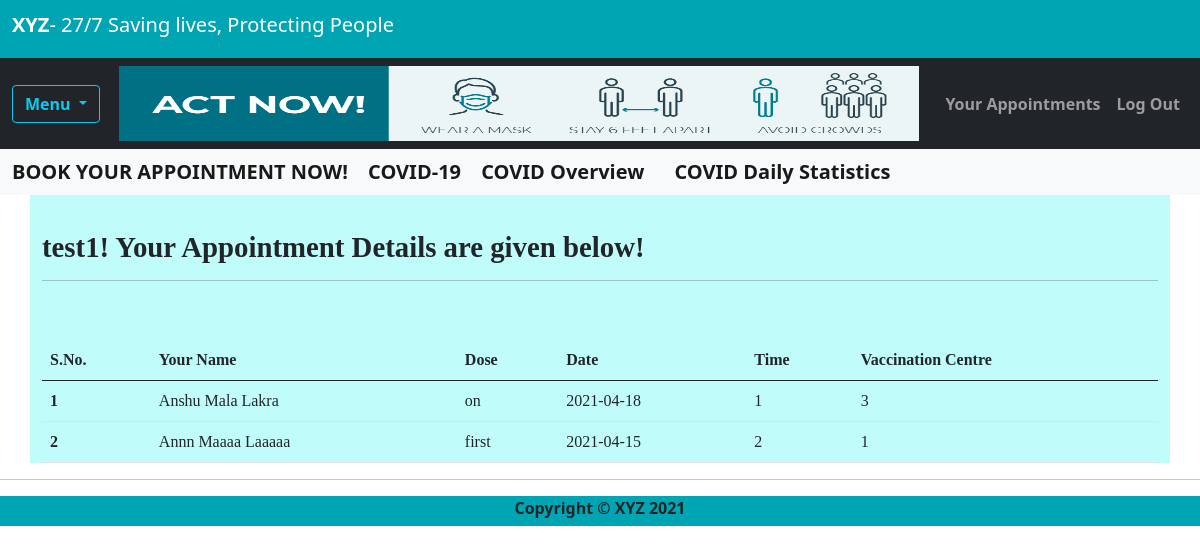
The app's page /booking (signed in) with its own data.
### route.py (models this page shows, shortened)
class User(db.Model, UserMixin):
    id = db.Column(db.Integer, primary_key=True)
    username = db.Column(db.String(20), unique=True, nullable=False)
    email = db.Column(db.String(120), unique=True, nullable=False)
    password = db.Column(db.String(60), nullable=False)

class Appointment(db.Model, UserMixin):
    id = db.Column(db.Integer, primary_key=True)
    firstname = db.Column(db.String(10), nullable=False)
    middlename = db.Column(db.String(10), nullable=False)
    lastname = db.Column(db.String(10), nullable=False)
    mobile = db.Column(db.String(10), nullable=False)
    email = db.Column(db.String(120), nullable=False)
    address = db.Column(db.String(10), nullable=False)
    dob = db.Column(db.String(10), nullable=False)
    aadhar = db.Column(db.String(10), unique=True, nullable=False)
    dose = db.Column(db.String(10), nullable=False)
    another = db.Column(db.String(10), nullable=False)
    age = db.Column(db.String(10), nullable=False)
    district = db.Column(db.String(10), nullable=False)
    location = db.Column(db.String(10), nullable=False)
    date = db.Column(db.String(10), nullable=False)
    timeslot = db.Column(db.String(10), nullable=False)
    def __repr__(self):
        return f"Appointment('{self.firstname}', '{self.email}', '{self.aadhar}')"

### route.py (the view)
@app.route('/booking')
@login_required
def booking():
    allapt = Appointment.query.filter_by(email=current_user.email).all()
    print(allapt)
    return render_template("booking.html", title="Your Booking Details",allapt=allapt, current_user=current_user)

### route.py (called while the page is built)
@login_manager.user_loader
def load_user(user_id):
    return User.query.get(int(user_id))

### templates/booking.html
{% extends "base.html" %}
{% block body %}
<div class="container">
    <h1><br>{{ current_user.username }}! Your Appointment Details are given below!<br><hr><br></h1>
    <table class="table">
        <thead>
          <tr>
            <th scope="col">S.No.</th>
            <th scope="col"> Your Name</th>
            <th scope="col">Dose</th>
            <th scope="col">Date</th>
            <th scope="col">Time</th>
            <th scope="col">Vaccination Centre</th>
          </tr>
        </thead>
        <tbody>
            {% for apt in allapt %}
            <tr>
                <th scope="row">{{ loop.index }}</th>
                <td>{{ apt.firstname }} {{ apt.middlename }} {{ apt.lastname }}</td>
                <td>{{ apt.dose }}</td>
                <td>{{ apt.date }}</td>
                <td>{{ apt.timeslot }}</td>
                <td>{{ apt.location }}</td>
            </tr>
            {% endfor %}
        </tbody>
      </table>
</div>
{% endblock %}

### templates/base.html (shortened to what this page needs)
<!doctype html>
<html lang="en">
<head>
    <link href="https://cdn.jsdelivr.net/npm/bootstrap@5.0.0-beta3/dist/css/bootstrap.min.css" rel="stylesheet"
>
    <link rel="stylesheet" type="text/css" href="{{ url_for('static', filename='style.css') }}">
</head>
<body>
    <nav class="navbar navbar-expand-lg navbar-dark" style="background-color: #00a5b4;">
        <div class="container-fluid">
            <a class="navbar-brand">
                <h5><b>XYZ</b>- 27/7 Saving lives, Protecting People</h5>
            </a>
        </div>
    </nav>
    <nav class="navbar sticky-top navbar-expand-lg navbar-dark bg-dark">
        <div class="container-fluid">
            <div class="dropdown">
                <button class="btn btn-outline-info dropdown-toggle" type="button" id="dropdownMenuButton1"
                    data-bs-toggle="dropdown" aria-expanded="false">
                    <b>Menu</b>
                </button>
            </div>
            <div class="navbar-nav">
                <img class="img-fluid" src="/static/actnow.png" style="width:800px;height:75px;"
                    alt="Act Now! Wear a mask. Stay 6 feet apart. Avoid crowds.">
            </div>
            <div class="navbar-nav">
                {% if current_user.is_authenticated %}
                <a class="nav-item nav-link" href="/booking"><b>Your Appointments</b></a>
                <a class="nav-item nav-link" href="/logout"><b>Log Out</b></a>
                {% else %}
                <a class="nav-item nav-link" href="/login"><b>Log In</b></a>
                <a class="nav-item nav-link" href="/signup"><b>Register</b></a>
                {% endif %}
            </div>
        </div>
    </nav>
    <nav class="navbar navbar-expand-lg navbar-light bg-light">
        <div class="container-fluid">
            <marquee class="scroll">
                {% if current_user.is_authenticated %}
                <a class="navbar-brand" href="/appointment"><b>BOOK YOUR APPOINTMENT NOW!</b></a>
                <a class="navbar-brand" href="https://en.wikipedia.org/wiki/COVID-19"
                    target="_blank"><b>COVID-19</b></a>
                <a class="navbar-brand" href="https://news.google.com/covid19/map?hl=en-US&gl=US&ceid=US%3Aen"
                    target="_blank"><b>COVID Overview&ensp;</b></a>
                <a class="navbar-brand"
                    href="https://www.google.com/search?q=covid&rlz=1C1RLNS_enIN858IN858&oq=covid&aqs=chrome..69i57j69i59j35i39j69i59j0i67i131i433j69i60j69i61l2.7280j0j7&sourceid=chrome&ie=UTF-8#wptab=s:H4sIAAAAAAAAAONgVuLVT9c3NMwySk6OL8zJecTozS3w8sc9YSmnSWtOXmO04eIKzsgvd80rySypFNLjYoOyVLgEpVB1ajBI8XOhCvHsYuL2SE3MKckILkksKV7EKpicX5Sfl1iWWVRarFAMEgMAoubRkIEAAAA"
                    target="_blank"><b>COVID Daily Statistics &ensp;</b></a>
                {% endif %}
            </marquee>
        </div>
    </nav>
    {% block body %}{% endblock %}
    <hr>
    <footer>
        <p>Copyright &copy; XYZ 2021</p>
    </footer>
</body>
</html>

### static/style.css (style rules this page uses)
.container { font-family: Georgia, serif; font-size: 1em; background-color: rgb(192, 253, 250); }
.container h1 { font-weight: bold; font-size: 1.8em; }
footer { width:100%; height:30px; background-color: #00a5b4; }
footer p { text-align: center; font-weight: bold; }

### records on screen
User: username "test1"
Appointment: firstname "Anshu", middlename "Mala", lastname "Lakra", dose "on", date "2021-04-18", timeslot "1", location "3"
Appointment: firstname "Annn", middlename "Maaaa", lastname "Laaaaa", dose "first", date "2021-04-15", timeslot "2", location "1"
